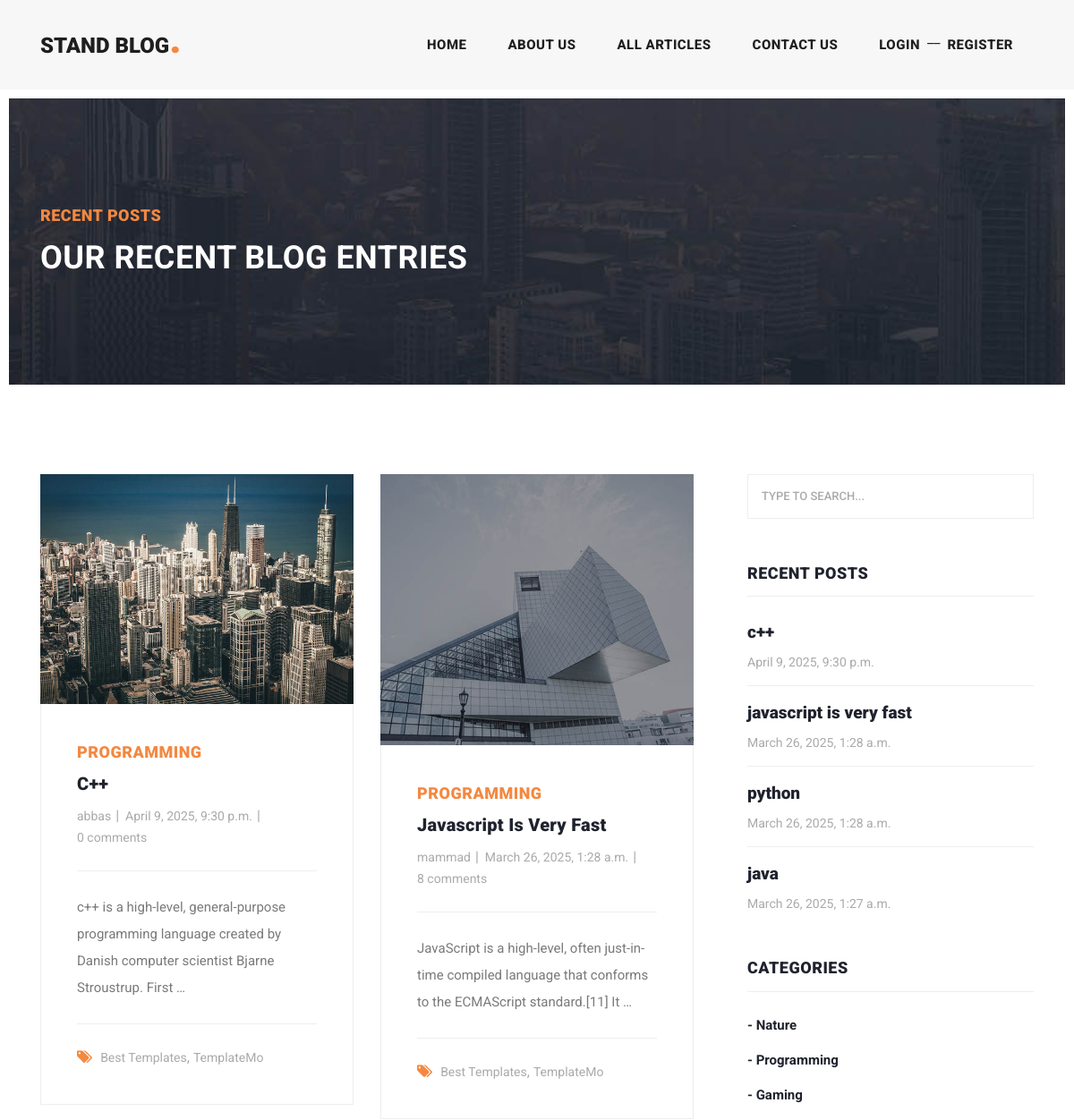
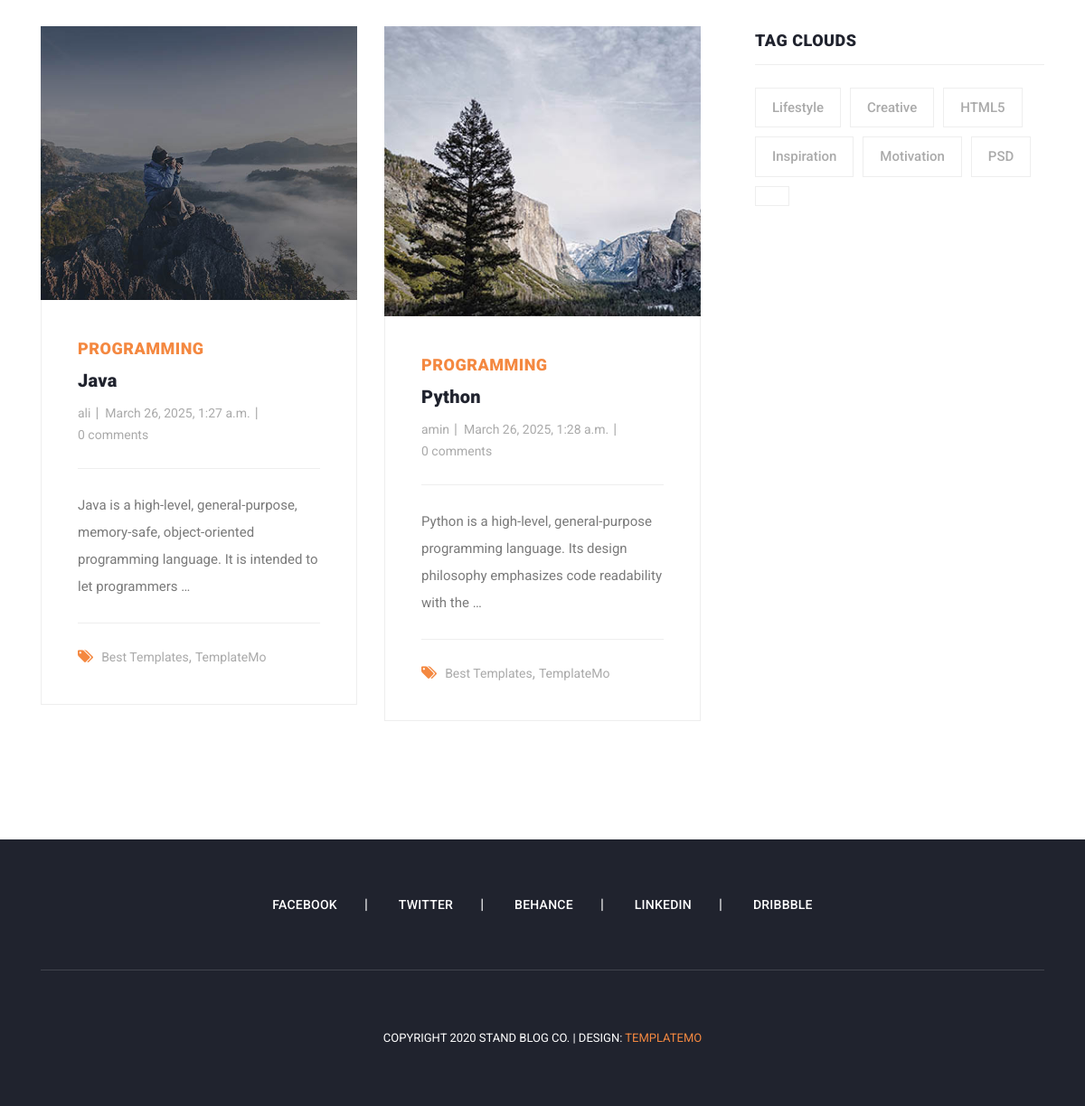
Screenshot of /articles/category/2 with the database file from the repository (2 pictures, top to bottom).
### blog/models.py (models this page shows, shortened)
class Article(models.Model):
    author = models.ForeignKey(User , on_delete=models.SET_NULL, null=True , blank=True , related_name='articles')
    title = models.CharField(max_length=80)
    category = models.ManyToManyField(Category , related_name="articles")
    body = models.TextField()
    image = models.ImageField(upload_to='images/articles' , null=True, blank=True)
    created = models.DateTimeField(auto_now_add=True)
    updated = models.DateTimeField(auto_now=True)
    is_published = models.BooleanField(default=True)
    slug = models.SlugField(blank=True , unique=True)
    objects = models.Manager()
    class Meta:
        ordering = ('-updated','-created')
    def get_absolute_url(self):
        return reverse('blog:article_detail', kwargs={'slug': self.slug})

class Category(models.Model):
    title = models.CharField(max_length=100)
    created = models.DateTimeField(auto_now_add=True)
    def __str__(self):
        return self.title

### blog/views.py (the view)
# urls.py: path('category/<int:pk>', views.category_detail , name='category_detail'),
def category_detail(request , pk=None):
    category = get_object_or_404(Category, id=pk)
    articles = category.articles.all()
    return render(request , "blog/articles_list.html" , {'articles':articles})

### context_processors/context_processors.py (called while the page is built)
def recent_articles(request):
    recent_articles = Article.objects.order_by('-created')
    categories = Category.objects.all()
    return {'recent_articles': recent_articles , "categories": categories}

### blog/templates/blog/articles_list.html (shortened to what this page needs)
{% extends 'base.html' %}
{% load static %}
{% block content %}
    <div class="heading-page header-text">
      <section class="page-heading">
        <div class="container">
          <div class="row">
            <div class="col-lg-12">
              <div class="text-content">
                <h4>Recent Posts</h4>
                <h2>Our Recent Blog Entries</h2>
              </div>
            </div>
          </div>
        </div>
      </section>
    </div>
    <section class="blog-posts grid-system">
      <div class="container">
        <div class="row">
          <div class="col-lg-8">
            <div class="all-blog-posts">
              <div class="row">
                  {% for article in articles %}
                      <div class="col-lg-6">
                  <div class="blog-post">
                    <div class="blog-thumb">
                      <img src="{{ article.image.url }}" alt="">
                    </div>
                    <div class="down-content">
                      <span>{{ article.category.all.first }}</span>
                      <a href="{{ article.get_absolute_url }}"><h4>{{ article.title }}</h4></a>
                      <ul class="post-info">
                        <li><a href="#">{{ article.author.username }}</a></li>
                        <li><a href="#">{{ article.created }}</a></li>
                        <li><a href="#">{{ article.comments.count }} comments</a></li>
                      </ul>
                        <p>{{ article.body|truncatewords:15 }}</p>
                      <div class="post-options">
                        <div class="row">
                          <div class="col-lg-12">
                            <ul class="post-tags">
                              <li><i class="fa fa-tags"></i></li>
                              <li><a href="#">Best Templates</a>,</li>
                              <li><a href="#">TemplateMo</a></li>
                            </ul>
                          </div>
                        </div>
                      </div>
                    </div>
                  </div>
                </div>
                  {% endfor %}
                <div class="col-lg-12">
                </div>
              </div>
            </div>
          </div>
        {% include 'includes/sidebar.html' %}
        </div>
      </div>
    </section>
{% endblock %}

### templates/includes/sidebar.html
{% load static %}
<div class="col-lg-4">
            <div class="sidebar">
              <div class="row">
                <div class="col-lg-12">
                  <div class="sidebar-item search">
                    <form id="search_form" name="gs" method="GET" action="{% url 'blog:search_articles' %}">
                      <input type="text" name="q" class="searchText" placeholder="type to search..." autocomplete="on">
                    </form>
                  </div>
                </div>
                <div class="col-lg-12">
                  <div class="sidebar-item recent-posts">
                    <div class="sidebar-heading">
                      <h2>Recent Posts</h2>
                    </div>
                    <div class="content">
                      <ul>
                        {% for article in recent_articles %}
                            <li><a href="{{ article.get_absolute_url }}">
                              <h5>{{ article.title }}</h5>
                              <span>{{ article.created }}</span>
                        </a></li>
                        {% endfor %}
                      </ul>
                    </div>
                  </div>
                </div>
                <div class="col-lg-12">
                  <div class="sidebar-item categories">
                    <div class="sidebar-heading">
                      <h2>Categories</h2>
                    </div>
                    <div class="content">
                      <ul>
                          {% for category in categories %}
                              <li><a href="{% url 'blog:category_detail' category.id %}">- {{ category.title }}</a></li>
                          {% endfor %}
                      </ul>
                    </div>
                  </div>
                </div>
                <div class="col-lg-12">
                  <div class="sidebar-item tags">
                    <div class="sidebar-heading">
                      <h2>Tag Clouds</h2>
                    </div>
                    <div class="content">
                      <ul>
                        <li><a href="#">Lifestyle</a></li>
                        <li><a href="#">Creative</a></li>
                        <li><a href="#">HTML5</a></li>
                        <li><a href="#">Inspiration</a></li>
                        <li><a href="#">Motivation</a></li>
                        <li><a href="#">PSD</a></li>
                        <li><a href="#">{{ name }}</a></li>
                      </ul>
                    </div>
                  </div>
                </div>
              </div>
            </div>
          </div>

### static/css/templatemo-stand-blog.css (style rules this page uses)
body { font-family: 'Roboto', sans-serif; overflow-x: hidden; text-rendering: optimizeLegibility; -webkit-font-smoothing: antialiased; -moz-osx-font-smoothing: grayscale; }
p { margin-bottom: 0px; font-size: 15px; font-weight: 400; color: #7a7a7a; line-height: 30px; }
a { text-decoration: none!important; }
ul { padding: 0; margin: 0; list-style: none; }
h1,h2,h3,h4,h5,h6 { margin: 0px; }
.heading-page { padding-top: 110px; }
.page-heading { margin: 0px 10px; padding: 120px 0px; text-align: left; background-position: center center; background-repeat: no-repeat; background-size: cover; background-image: url(../images/heading-bg.jpg); }
.page-heading .text-content h4 { color: #f48840; font-size: 18px; text-transform: uppercase; font-weight: 900; letter-spacing: 0.5px; margin-bottom: 15px; }
.page-heading .text-content h2 { color: #fff; font-size: 36px; font-weight: 700; text-transform: uppercase; letter-spacing: 0.5px; }
.blog-posts { margin-top: 100px; }
.blog-posts .blog-post { margin-bottom: 30px; }
.blog-posts .blog-thumb img { width: 100%; overflow: hidden; }
.blog-posts .down-content { padding: 40px; border-right: 1px solid #eee; border-left: 1px solid #eee; border-bottom: 1px solid #eee; }
.blog-posts .down-content span { font-size: 18px; text-transform: uppercase; letter-spacing: 0.5px; font-weight: 900; color: #f48840; }
.blog-posts .down-content h4 { font-size: 24px; text-transform: capitalize; letter-spacing: 0.5px; font-weight: 900; color: #20232e; margin: 10px 0px 12px 0px; }
.blog-posts .down-content ul.post-info li { display: inline-block; margin-right: 8px; }
.blog-posts .down-content ul.post-info li:after { content: '|'; color: #aaa; margin-left: 8px; }
.blog-posts .down-content h4 { font-size: 20px; letter-spacing: 0.25px; }
.grid-system .down-content ul.post-info li { margin-right: 3px; }
.grid-system .down-content ul.post-info li:after { margin-left: 5px; }
.blog-posts .down-content ul.post-info li:last-child::after { display: none; }
.blog-posts .down-content ul.post-info li a { font-size: 14px; color: #aaa; font-weight: 400; transition: all .3s; }
.blog-posts .down-content p { padding: 25px 0px; margin: 25px 0px; border-top: 1px solid #eee; border-bottom: 1px solid #eee; }
.blog-posts .down-content ul.post-tags li, .blog-posts .down-content ul.post-share li { display: inline-block; }
.blog-posts .down-content ul.post-tags li:first-child i, .blog-posts .down-content ul.post-share li:first-child i { color: #f48840; margin-right: 5px; }
.blog-posts .down-content ul.post-tags li, .blog-posts .down-content ul.post-share li { color: #aaa; }
.blog-posts .down-content ul.post-tags li a, .blog-posts .down-content ul.post-share li a { font-size: 14px; color: #aaa; font-weight: 400; transition: all .3s; }
.blog-posts .sidebar-heading h2 { font-size: 18px; text-transform: uppercase; font-weight: 900; letter-spacing: 0.5px; color: #20232e; border-bottom: 1px solid #eee; padding-bottom: 15px; margin-bottom: 25px; }
.sidebar { margin-left: 30px; }
.sidebar .sidebar-item { margin-top: 50px; }
.sidebar .search { margin-top: 0px; }
.sidebar .sidebar-heading h2 { font-size: 18px; text-transform: uppercase; font-weight: 900; letter-spacing: 0.5px; color: #20232e; border-bottom: 1px solid #eee; padding-bottom: 15px; margin-bottom: 25px; }
.sidebar .search input { width: 100%; height: 50px; border: 1px solid #eee; font-size: 13px; text-transform: uppercase; font-weight: 500; color: #7a7a7a; outline: none; padding: 0px 15px; }
.sidebar .search input::placeholder { color: #aaa; }
.sidebar .recent-posts ul li { margin-bottom: 15px; padding-bottom: 15px; border-bottom: 1px solid #eee; }
.sidebar .recent-posts ul li:last-child { margin-bottom: 0px; padding-bottom: 0px; border-bottom: none; }
.sidebar .recent-posts ul li h5 { font-size: 19px; font-weight: 900; color: #20232e; line-height: 30px; transition: all 0.3s; }
.sidebar .recent-posts ul li span { display: block; font-size: 14px; color: #aaa; margin-top: 8px; }
.sidebar .categories ul li { margin-bottom: 15px; }
.sidebar .categories ul li:last-child { margin-bottom: 0px; }
.sidebar .categories ul li a { font-size: 15px; font-weight: 700; color: #20232e; transition: all .3s; }
.sidebar .tags ul li { margin-right: 6px; display: inline-block; }
.sidebar .tags ul li { margin-bottom: 10px; }
.sidebar .tags ul li a { font-size: 15px; font-weight: 500; color: #aaa; display: inline-block; border: 1px solid #eee; padding: 10px 18px; transition: all .3s; }

### rows the page displays
Article: image (picture), category.all.first "PROGRAMMING", title "C++", author.username "abbas", created "April 9, 2025, 9:30 p.m.", comments.count "0", body "c++ is a high-level, general-purpose programming language created by Danish computer scientist Bjarne Stroustrup. First …", title "c++"
Article: image (picture), category.all.first "PROGRAMMING", title "Javascript Is Very Fast", author.username "mammad", created "March 26, 2025, 1:28 a.m.", comments.count "8", body "JavaScript is a high-level, often just-in-time compiled language that conforms to the ECMAScript standard.[11] It …", title "javascript is very fast"
Article: image (picture), category.all.first "PROGRAMMING", title "Java", author.username "ali", created "March 26, 2025, 1:27 a.m.", comments.count "0", body "Java is a high-level, general-purpose, memory-safe, object-oriented programming language. It is intended to let programmers …", title "java"
Article: image (picture), category.all.first "PROGRAMMING", title "Python", author.username "amin", created "March 26, 2025, 1:28 a.m.", comments.count "0", body "Python is a high-level, general-purpose programming language. Its design philosophy emphasizes code readability with the …", title "python"
Category: title "Nature"
Category: title "Programming"
Category: title "Gaming"
